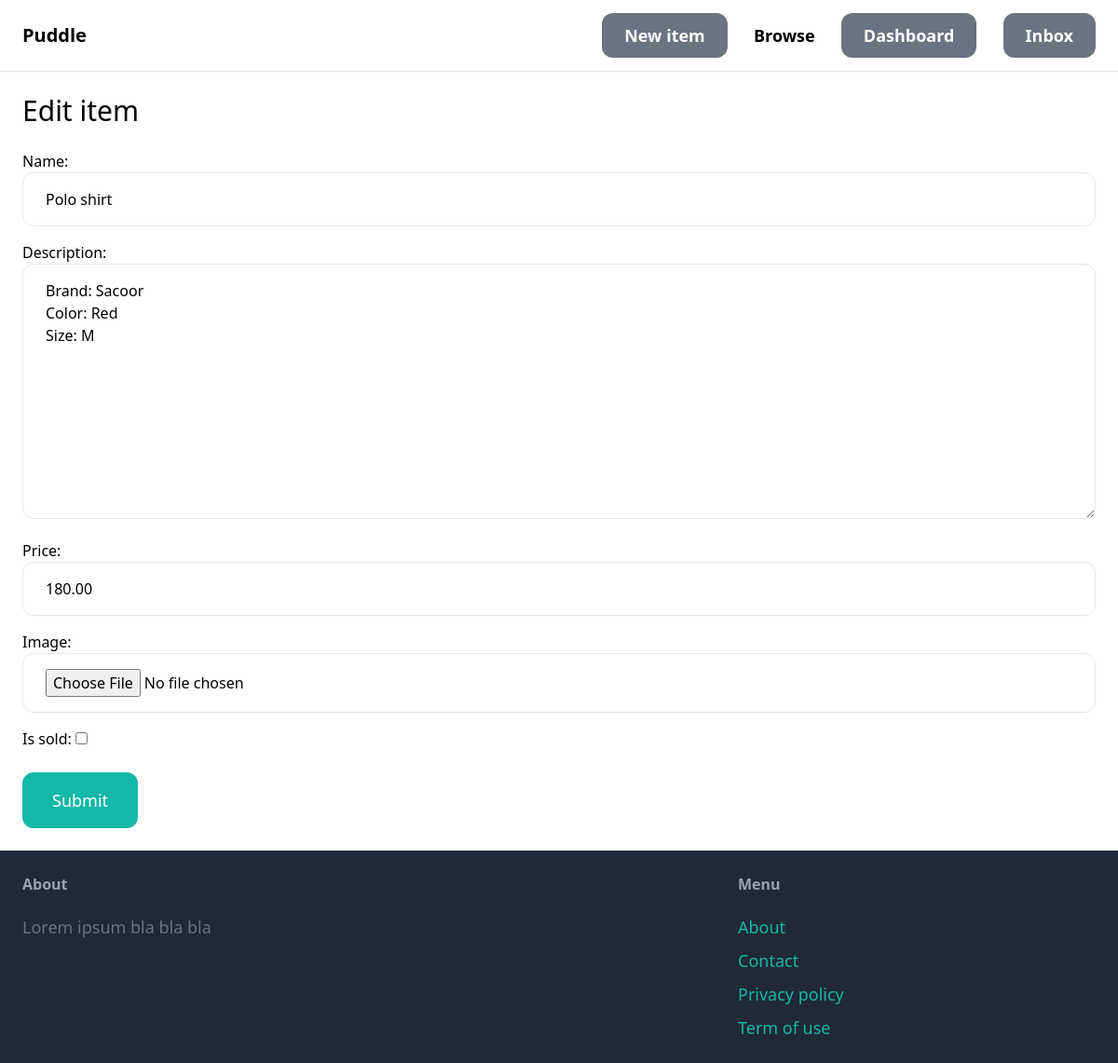
The page /items/5/edit/ (signed in) on the database its author committed.
### item/models.py (models this page shows, shortened)
class Item(models.Model):
    category = models.ForeignKey(
        Category, related_name="items", on_delete=models.CASCADE
    )
    name = models.CharField(max_length=255)
    description = models.TextField(blank=True, null=True)
    price = models.DecimalField(max_digits=10, decimal_places=2)
    image = models.ImageField(upload_to="item_images", blank=True, null=True)
    is_sold = models.BooleanField(default=False)
    created_by = models.ForeignKey(User, related_name="items", on_delete=models.CASCADE)
    created_on = models.DateTimeField(auto_now=True)

### item/views.py (the view)
# urls.py: path("<int:pk>/edit/", views.edit, name="edit"),
@login_required
def edit(request, pk):
    item = get_object_or_404(Item, pk=pk, created_by=request.user)
    if request.method == "POST":
        form = EditItemForm(request.POST, request.FILES, instance=item)
        if form.is_valid():
            item.save()
            return redirect("item:detail", pk=item.id)
    else:
        form = EditItemForm(instance=item)
    return render(
        request,
        "item/form.html",
        {
            "form": form,
            "title": "Edit item",
        },
    )

### item/forms.py
class EditItemForm(forms.ModelForm):
    class Meta:
        model = Item
        fields = (
            "name",
            "description",
            "price",
            "image",
            "is_sold",
        )
        widgets = {
            "name": forms.TextInput(attrs={"class": INPUT_CLASSES}),
            "description": forms.Textarea(attrs={"class": INPUT_CLASSES}),
            "price": forms.TextInput(attrs={"class": INPUT_CLASSES}),
            "image": forms.FileInput(attrs={"class": INPUT_CLASSES}),
        }

### item/templates/item/form.html (shortened to what this page needs)
{% extends 'core/base.html' %}
{% block content %}
<h1 class="mb-6 text-3xl">{{ title }}</h1>
<form method="post" action="." enctype="multipart/form-data">
    <div class="space-y-4">
        {{ form.as_p}}
    </div>
    <button class="mt-6 px-8 py-4 text-lg bg-teal-500 hover:bg-teal-700 rounded-xl text-white">Submit</button>
</form>
{% endblock  %}

### rows shown on the page
Item: name "Polo shirt", description "Brand: Sacoor Color: Red Size: M", price "180.00"

### other values the page prints
{{ title }} "Edit item"
